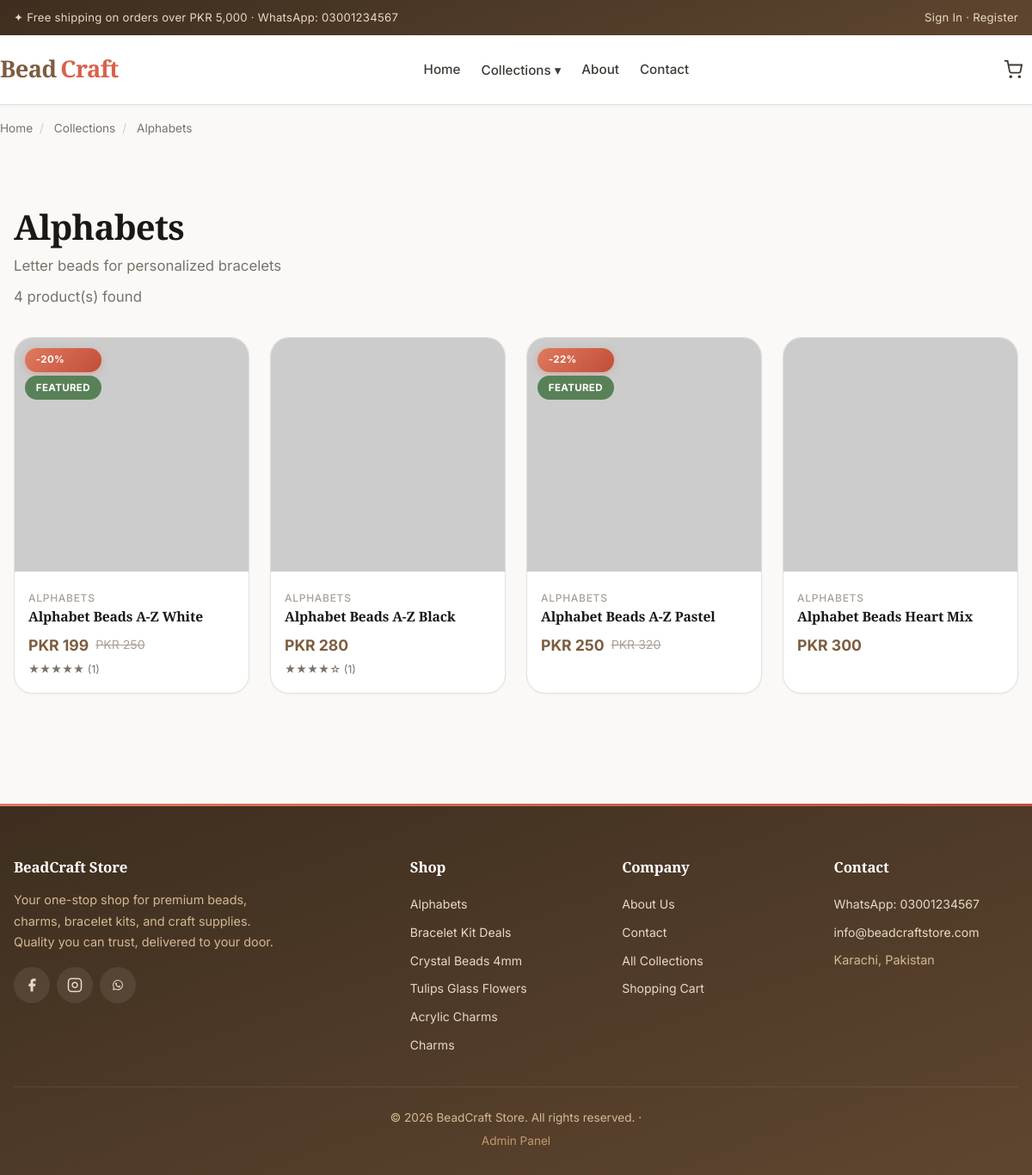
Page /category.php?slug=alphabets on the committed database.
### tables this page shows
CREATE TABLE IF NOT EXISTS categories (
  id          INT AUTO_INCREMENT PRIMARY KEY,
  parent_id   INT NULL,
  name        VARCHAR(150) NOT NULL,
  slug        VARCHAR(150) NOT NULL UNIQUE,
  description TEXT,
  image       VARCHAR(255),
  sort_order  INT DEFAULT 0,
  is_featured TINYINT(1) DEFAULT 0,
  created_at  TIMESTAMP DEFAULT CURRENT_TIMESTAMP,
  FOREIGN KEY (parent_id) REFERENCES categories(id) ON DELETE SET NULL
);

CREATE TABLE IF NOT EXISTS products (
  id          INT AUTO_INCREMENT PRIMARY KEY,
  category_id INT NOT NULL,
  name        VARCHAR(200) NOT NULL,
  slug        VARCHAR(200) NOT NULL UNIQUE,
  description TEXT,
  price       DECIMAL(10,2) NOT NULL,
  sale_price  DECIMAL(10,2) NULL,
  stock       INT DEFAULT 0,
  image       VARCHAR(255),
  gallery     TEXT,             
  is_featured TINYINT(1) DEFAULT 0,
  is_active   TINYINT(1) DEFAULT 1,
  created_at  TIMESTAMP DEFAULT CURRENT_TIMESTAMP,
  FOREIGN KEY (category_id) REFERENCES categories(id) ON DELETE RESTRICT
);

### config/functions.php (called while the page is built, shortened)
<?php
require_once __DIR__ . '/database.php';
function e($value) {
    return htmlspecialchars($value ?? '', ENT_QUOTES, 'UTF-8');
}
function setting($key, $default = '') {
    static $cache = null;
    if ($cache === null) {
        $cache = [];
        $rows = db()->query('SELECT skey, sval FROM settings')->fetchAll();
        foreach ($rows as $row) $cache[$row['skey']] = $row['sval'];
    }
    return $cache[$key] ?? $default;
}
function money($amount) {
    return CURRENCY . ' ' . number_format((float)$amount, 0);
}
function current_price($product) {
    return (!empty($product['sale_price']) && $product['sale_price'] > 0)
        ? $product['sale_price'] : $product['price'];
}
function is_on_sale($product) {
    return !empty($product['sale_price']) && $product['sale_price'] > 0 && $product['sale_price'] < $product['price'];
}
function discount_percent($product) {
    return round((1 - $product['sale_price'] / $product['price']) * 100);
}
function get_categories() {
    return db()->query('SELECT * FROM categories ORDER BY sort_order, name')->fetchAll();
}
function get_products_by_category($category_id) {
    $stmt = db()->prepare('SELECT * FROM products WHERE category_id = ? AND is_active = 1 ORDER BY created_at DESC');
    $stmt->execute([$category_id]);
    return $stmt->fetchAll();
}
function get_category($slug) {
    $stmt = db()->prepare('SELECT * FROM categories WHERE slug = ? LIMIT 1');
    $stmt->execute([$slug]);
    return $stmt->fetch();
}
function get_avg_rating($product_id) {
    $stmt = db()->prepare('SELECT AVG(rating) AS avg, COUNT(*) AS cnt FROM reviews WHERE product_id = ? AND is_approved = 1');
    $stmt->execute([$product_id]);
    $row = $stmt->fetch();
    return ['avg' => round($row['avg'] ?? 0, 2), 'count' => (int)($row['cnt'] ?? 0)];
}
function is_logged_in() {
    return isset($_SESSION['customer_id']);
}
function asset($path) {
    return SITE_URL . '/assets/' . $path;
}
function placeholder_image($text = 'BeadCraft', $w = 600, $h = 600) {
    return 'https://placehold.co/' . $w . 'x' . $h . '/f5efe6/b08968?text=' . urlencode($text);
}

### config/database.php (called while the page is built, shortened)
<?php
function db() {
    static $pdo = null;
    if ($pdo === null) {
        $dsn = 'mysql:host=' . DB_HOST . ';dbname=' . DB_NAME . ';charset=' . DB_CHARSET;
        try {
            $pdo = new PDO($dsn, DB_USER, DB_PASS, [
                PDO::ATTR_ERRMODE            => PDO::ERRMODE_EXCEPTION,
                PDO::ATTR_DEFAULT_FETCH_MODE => PDO::FETCH_ASSOC,
                PDO::ATTR_EMULATE_PREPARES   => false,
            ]);
        } catch (PDOException $e) {
            die('Database connection failed: ' . $e->getMessage());
        }
    }
    return $pdo;
}

### includes/product-card.php (the view, shortened to what this page needs)
<?php
$rating = get_avg_rating($p['id']);
$cat = db()->prepare('SELECT name, slug FROM categories WHERE id = ?');
$cat->execute([$p['category_id']]);
$catInfo = $cat->fetch();
?>
<div class="product-card">
    <div class="img-wrap">
        <div class="badges">
            <?php if (is_on_sale($p)): ?><span class="badge badge-sale">-<?= discount_percent($p) ?>%</span><?php endif; ?>
            <?php if ($p['is_featured']): ?><span class="badge badge-new">Featured</span><?php endif; ?>
        </div>
        <img src="<?= e($p['image'] ?: placeholder_image($p['name'])) ?>" alt="<?= e($p['name']) ?>">
    </div>
    <div class="product-card-body">
        <?php if ($catInfo): ?><span class="cat"><?= e($catInfo['name']) ?></span><?php endif; ?>
        <h3><a href="product.php?slug=<?= e($p['slug']) ?>" style="color:var(--neutral-900)"><?= e($p['name']) ?></a></h3>
        <div class="price-row">
            <span class="price"><?= money(current_price($p)) ?></span>
            <?php if (is_on_sale($p)): ?><span class="old-price"><?= money($p['price']) ?></span><?php endif; ?>
        </div>
        <?php if ($rating['count'] > 0): ?>
            <div class="stars"><?= str_repeat('★', (int)round($rating['avg'])) . str_repeat('☆', 5 - (int)round($rating['avg'])) ?> (<?= $rating['count'] ?>)</div>
        <?php endif; ?>
    </div>
</div>

### includes/header.php (shortened to what this page needs)
<?php
require_once __DIR__ . '/../config/functions.php';
$categories = get_categories();
$whatsapp   = setting('whatsapp');
?>
<!DOCTYPE html>
<html lang="en">
<head>
    <link rel="stylesheet" href="<?= asset('css/style.css') ?>">
</head>
<body>
<div class="topbar">
    <div class="container">
        <span>✦ Free shipping on orders over PKR 5,000 · WhatsApp: <?= e($whatsapp) ?></span>
        <span>
            <?php if (is_logged_in()): ?>
                <a href="account.php">My Account</a> · <a href="logout.php">Logout</a>
            <?php else: ?>
                <a href="login.php">Sign In</a> · <a href="register.php">Register</a>
            <?php endif; ?>
        </span>
    </div>
</div>
<header class="header">
    <div class="container header-inner">
        <a href="index.php" class="logo">Bead<span>Craft</span></a>
        <nav class="nav" id="mainNav">
            <a href="index.php" class="<?= ($activePage ?? '') === 'home' ? 'active' : '' ?>">Home</a>
            <div class="nav-dropdown">
                <a href="collections.php" class="nav-dropdown-trigger <?= ($activePage ?? '') === 'collections' ? 'active' : '' ?>">Collections ▾</a>
            </div>
            <a href="about.php" class="<?= ($activePage ?? '') === 'about' ? 'active' : '' ?>">About</a>
            <a href="contact.php" class="<?= ($activePage ?? '') === 'contact' ? 'active' : '' ?>">Contact</a>
        </nav>
        <div class="header-actions">
            <a href="cart.php" class="icon-btn" aria-label="Cart">
                <svg width="22" height="22" viewBox="0 0 24 24" fill="none" stroke="currentColor" stroke-width="2"><circle cx="9" cy="21" r="1"/><circle cx="20" cy="21" r="1"/><path d="M1 1h4l2.68 13.39a2 2 0 0 0 2 1.61h9.72a2 2 0 0 0 2-1.61L23 6H6"/></svg>
            </a>
        </div>
    </div>
</header>
<main>

### category.php (shortened to what this page needs)
<?php
require_once __DIR__ . '/config/functions.php';
$slug = $_GET['slug'] ?? '';
$category = get_category($slug);
$products = get_products_by_category($category['id']);
include __DIR__ . '/includes/header.php';
?>
<div class="breadcrumb container">
    <a href="index.php">Home</a><span class="sep">/</span>
    <a href="collections.php">Collections</a><span class="sep">/</span>
    <span><?= e($category['name']) ?></span>
</div>
<section class="section">
    <div class="container">
        <div class="section-head" style="text-align:left;margin-bottom:2rem">
            <h2><?= e($category['name']) ?></h2>
            <?php if ($category['description']): ?>
                <p><?= e($category['description']) ?></p>
            <?php endif; ?>
            <p class="text-muted mt-1"><?= count($products) ?> product(s) found</p>
        </div>
        <?php if (empty($products)): ?>
            <div class="empty-state">
                <div class="icon">📦</div>
                <h3>No products in this collection yet</h3>
                <p>Check back soon — we're constantly adding new items!</p>
                <a href="collections.php" class="btn btn-primary mt-3">Browse Other Collections</a>
            </div>
        <?php else: ?>
            <div class="grid grid-4">
                <?php foreach ($products as $p): ?>
                    <?php include __DIR__ . '/includes/product-card.php'; ?>
                <?php endforeach; ?>
            </div>
        <?php endif; ?>
    </div>
</section>
<?php include __DIR__ . '/includes/footer.php'; ?>

### includes/footer.php (shortened to what this page needs)
<?php
$fb = setting('facebook');
$ig = setting('instagram');
$wa  = setting('whatsapp');
$email = setting('email');
$addr  = setting('address');
$cats = get_categories();
?>
</main>
<footer class="footer">
    <div class="container">
        <div class="footer-grid">
            <div>
                <h4>BeadCraft Store</h4>
                <p style="color:var(--primary-300);font-size:0.9rem;line-height:1.7;margin-bottom:1rem;max-width:320px">
                    Your one-stop shop for premium beads, charms, bracelet kits, and craft supplies. Quality you can trust, delivered to your door.
                </p>
                <div class="social-links">
                    <a href="<?= e($fb) ?>" aria-label="Facebook"><svg width="18" height="18" viewBox="0 0 24 24" fill="currentColor"><path d="M18 2h-3a5 5 0 0 0-5 5v3H7v4h3v8h4v-8h3l1-4h-4V7a1 1 0 0 1 1-1h3z"/></svg></a>
                    <a href="<?= e($ig) ?>" aria-label="Instagram"><svg width="18" height="18" viewBox="0 0 24 24" fill="none" stroke="currentColor" stroke-width="2"><rect x="2" y="2" width="20" height="20" rx="5"/><path d="M16 11.37A4 4 0 1 1 12.63 8 4 4 0 0 1 16 11.37z"/><line x1="17.5" y1="6.5" x2="17.51" y2="6.5"/></svg></a>
                    <a href="https://wa.me/<?= e(preg_replace('/\D/', '', $wa)) ?>" aria-label="WhatsApp"></a>
                </div>
            </div>
            <div>
                <h4>Shop</h4>
                <?php foreach (array_slice($cats, 0, 6) as $cat): ?>
                    <a href="category.php?slug=<?= e($cat['slug']) ?>"><?= e($cat['name']) ?></a>
                <?php endforeach; ?>
            </div>
            <div>
                <h4>Company</h4>
                <a href="about.php">About Us</a>
                <a href="contact.php">Contact</a>
                <a href="collections.php">All Collections</a>
                <a href="cart.php">Shopping Cart</a>
            </div>
            <div>
                <h4>Contact</h4>
                <a href="tel:<?= e($wa) ?>">WhatsApp: <?= e($wa) ?></a>
                <a href="mailto:<?= e($email) ?>"><?= e($email) ?></a>
                <span style="color:var(--primary-300);font-size:0.9rem;display:block;padding:0.25rem 0"><?= e($addr) ?></span>
            </div>
        </div>
        <div class="footer-bottom">
            &copy; <?= date('Y') ?> <?= e(SITE_NAME) ?>. All rights reserved. · <a href="admin/login.php" style="color:var(--primary-400);font-size:0.85rem">Admin Panel</a>
        </div>
    </div>
</footer>
</body>
</html>

### rows in the picture
categories: name "Alphabets", description "Letter beads for personalized bracelets"
products: discount_percent($p) "20", is_featured "FEATURED", category.name "ALPHABETS", name "Alphabet Beads A-Z White", sale_price "PKR 199", price "PKR 250", avg "★★★★★", count "1"
products: category.name "ALPHABETS", name "Alphabet Beads A-Z Black", money(current_price($p)) "PKR 280", avg "★★★★", avg "☆", count "1"
products: discount_percent($p) "22", is_featured "FEATURED", category.name "ALPHABETS", name "Alphabet Beads A-Z Pastel", sale_price "PKR 250", price "PKR 320"
products: category.name "ALPHABETS", name "Alphabet Beads Heart Mix", money(current_price($p)) "PKR 300"
categories: name "Bracelet Kit Deals"
categories: name "Crystal Beads 4mm"
categories: name "Tulips Glass Flowers"
categories: name "Acrylic Charms"
categories: name "Charms"

### other values in the picture
$whatsapp "03001234567"
count($products) "4"
$wa "03001234567"
$email "info@beadcraftstore.com"
$addr "Karachi, Pakistan"
SITE_NAME "BeadCraft Store"
